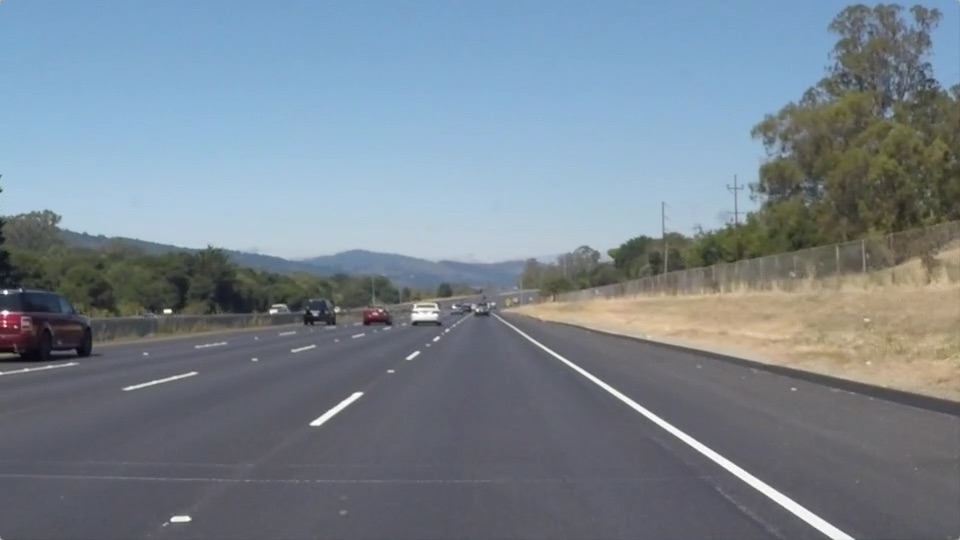
#> input picture helo.jpg, 960 x 540 px, found by its file name
$ jupyter execute 'iiot road.ipynb'
#> lines starting #> are read from the running program, lines starting #| are printed output that depends on the picture; after the words box and inside, x2 and y2 are one past the last pixel; in counts of white or black regions, pixels touching at a corner belong together
[cell 1]
import cv2
import matplotlib.pyplot as plt
import numpy as np
iamge = cv2.imread(r"C:\Users\harsh\Downloads\helo.jpg")
#> iamge is the input picture: shape (540, 960, 3); mean B, G, R 143.7, 132.6, 120.3
img_gray = cv2.cvtColor(iamge, cv2.COLOR_BGR2GRAY)
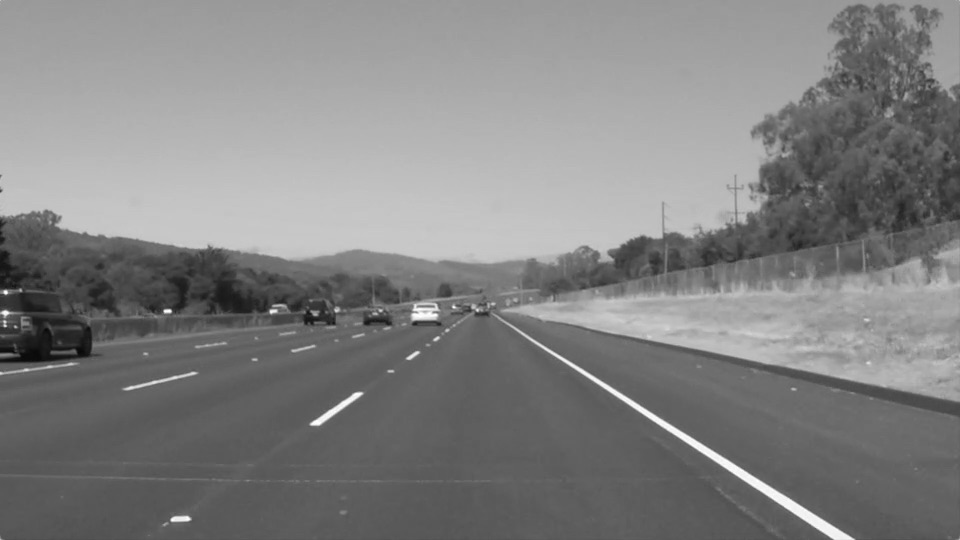
#> img_gray: shape (540, 960); min 8, max 255, mean 130.1
dst = cv2.fastNlMeansDenoising(img_gray,None,10,7,21)
plt.subplot(2,2,1)
plt.imshow(dst)
cv2.waitKey()
height = dst.shape[0]
#> height = 540
width = dst.shape[1]
#> width = 960
vertices = [(150,height),(width/2,300),(825,height)]
#> vertices = [(150, 540), (480, 300), (825, 540)]
def masking(img,points):
    mask = np.zeros(img.shape, dtype=np.uint8)
    mask = cv2.fillPoly(mask,points,255)
    result = cv2.bitwise_and(img, mask)
    return result
masked = masking(dst,np.array([vertices],np.int32))
#> in masking, `mask = cv2.fillPoly(mask,points,255)`:
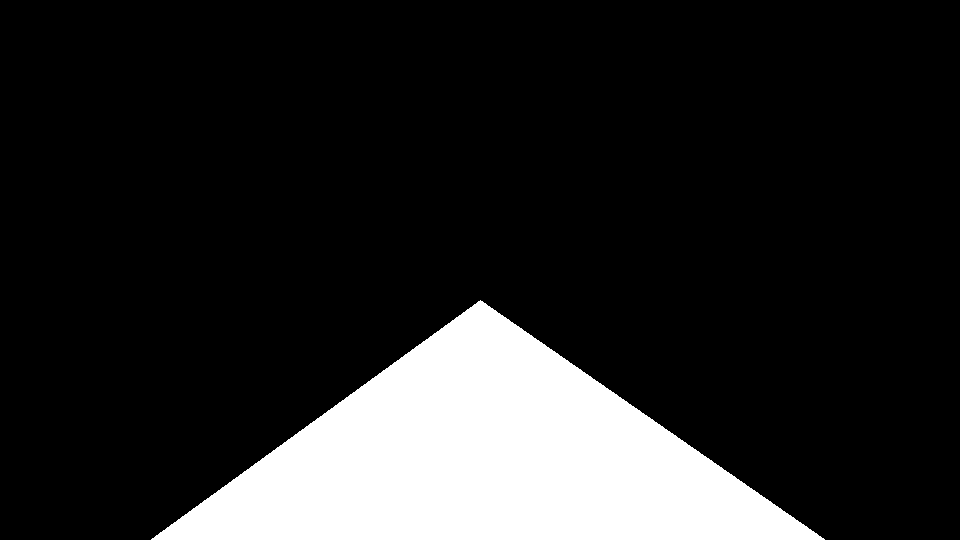
#> mask: shape (540, 960); 15.6% white; 1 white region, box (x1, y1, x2, y2) and area: (151, 300, 825, 540) 81098
#> in masking, `result = cv2.bitwise_and(img, mask)`:
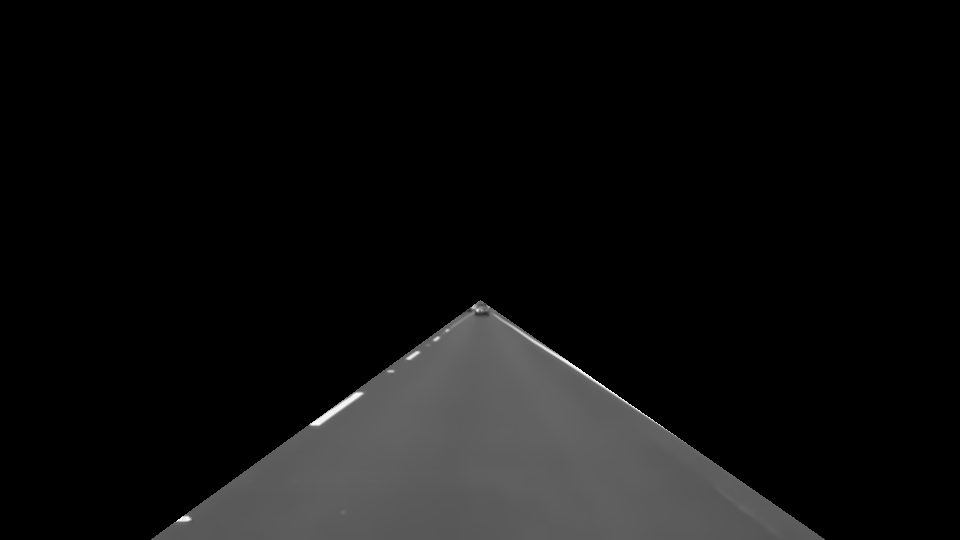
#> result: shape (540, 960); min 0, max 255, mean 15
plt.subplot(2,2,2)
plt.imshow(masked)
cv2.waitKey()
canny = cv2.Canny(masked,100,150)
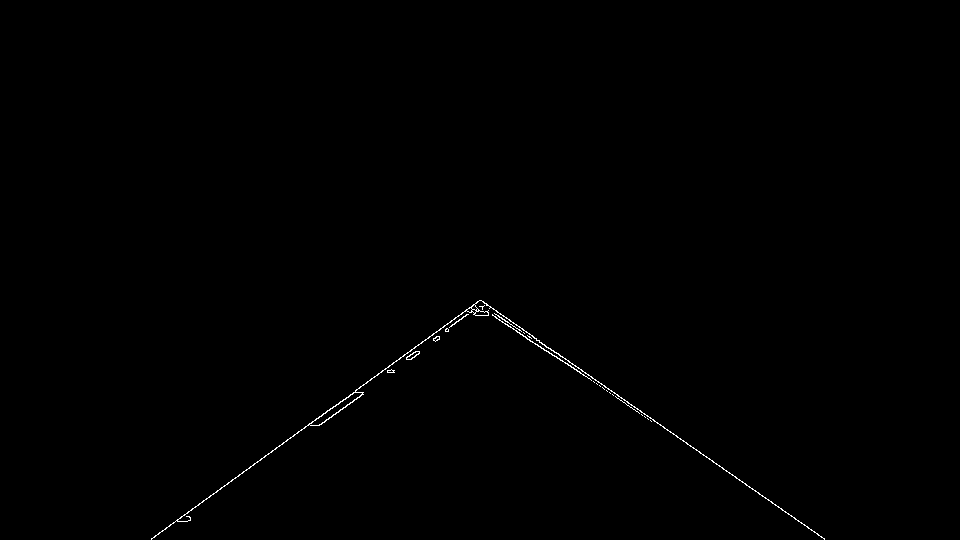
#> canny: shape (540, 960); 0.3% white in thin lines or dots, all inside (x1, y1, x2, y2) = (151, 300, 825, 540)
plt.subplot(2,2,3)
plt.imshow(canny)
cv2.waitKey()
def draw_hough_lines(image,lines):
    image = np.copy(image)
    blank_image = np.zeros((image.shape[0],image.shape[1]),dtype=np.uint8)
    for line in lines:
        for x1,y1,x2,y2 in line:
            cv2.line(blank_image,(x1,y1),(x2,y2),(255,0,255),thickness=10)
    image = cv2.addWeighted(image,0.8,blank_image,1,0.0)
    return image
line = cv2.HoughLinesP(canny,rho=6,threshold=60,theta=np.pi/180,minLineLength=50,maxLineGap=150,lines=np.array([]))
#> line = 14 rows, first 6: [483, 301, 824, 539], [151, 538, 479, 300], [186, 521, 484, 305], [494, 313, 544, 350], [180, 521, 473, 309], [489, 308, 546, 351]
final = draw_hough_lines(dst,line)
#> the loop in draw_hough_lines, `for line in lines:` made 14 passes
#> line on passes 1 to 12: [[483, 301, 824, 539]], [[151, 538, 479, 300]], [[186, 521, 484, 305]], [[494, 313, 544, 350]], [[180, 521, 473, 309]], [[489, 308, 546, 351]], [[507, 318, 557, 358]], [[476, 309, 541, 342]], [[182, 521, 483, 302]], [[471, 307, 545, 345]], [[470, 307, 618, 396]], [[189, 520, 487, 304]]
#> after the loop in draw_hough_lines, `for line in lines:`:
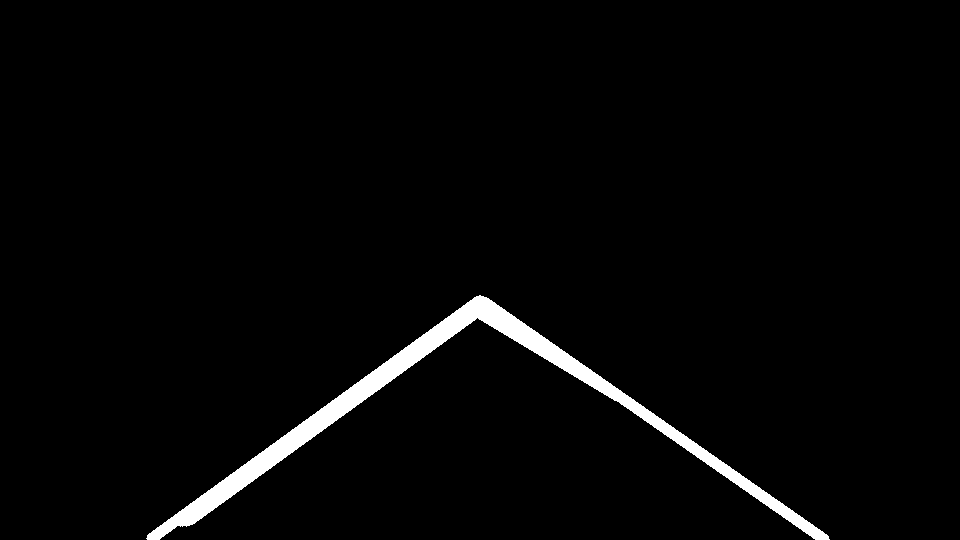
#> blank_image: shape (540, 960); 2.5% white; 1 white region, box (x1, y1, x2, y2) and area: (146, 295, 830, 540) 12912
#> in draw_hough_lines, `image = cv2.addWeighted(image,0.8,blank_image,1,0.0)`:
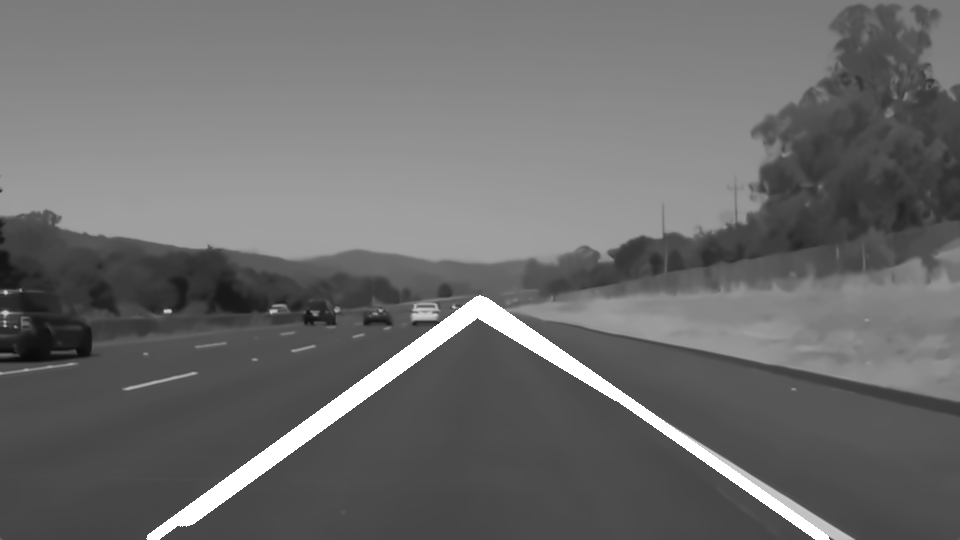
#> image: shape (540, 960); min 10, max 255, mean 108
plt.subplot(2,2,4)
plt.imshow(final)
cv2.waitKey()
#> Out = 27
